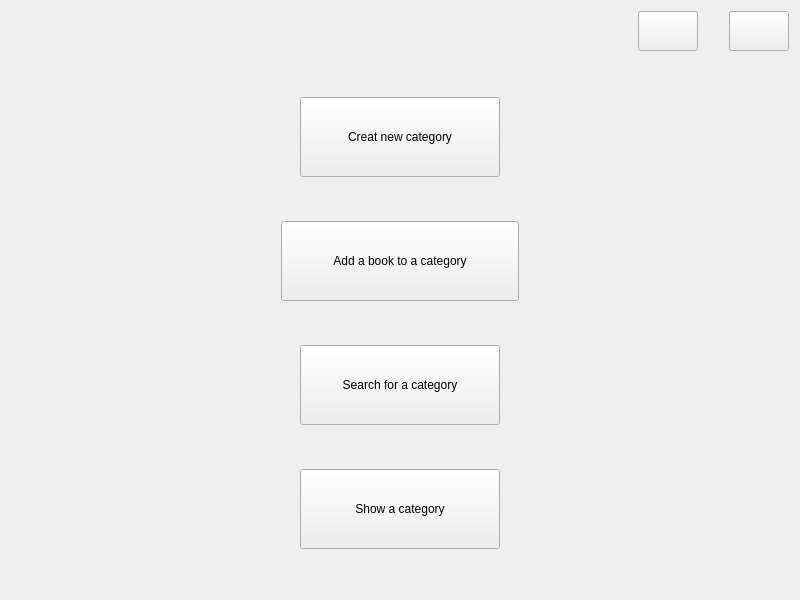
<?xml version="1.0" encoding="UTF-8"?>
<ui version="4.0">
 <class>categories</class>
 <widget class="QWidget" name="categories">
  <property name="geometry">
   <rect>
    <x>0</x>
    <y>0</y>
    <width>800</width>
    <height>600</height>
   </rect>
  </property>
  <property name="windowTitle">
   <string>Form</string>
  </property>
  <layout class="QVBoxLayout" name="verticalLayout">
   <item>
    <layout class="QVBoxLayout" name="verticalLayout_2">
     <property name="bottomMargin">
      <number>0</number>
     </property>
     <item>
      <layout class="QHBoxLayout" name="horizontalLayout">
       <property name="bottomMargin">
        <number>0</number>
       </property>
       <item>
        <spacer name="horizontalSpacer">
         <property name="orientation">
          <enum>Qt::Horizontal</enum>
         </property>
         <property name="sizeHint" stdset="0">
          <size>
           <width>40</width>
           <height>20</height>
          </size>
         </property>
        </spacer>
       </item>
       <item>
        <widget class="QPushButton" name="back">
         <property name="sizePolicy">
          <sizepolicy hsizetype="Fixed" vsizetype="Fixed">
           <horstretch>0</horstretch>
           <verstretch>0</verstretch>
          </sizepolicy>
         </property>
         <property name="minimumSize">
          <size>
           <width>60</width>
           <height>40</height>
          </size>
         </property>
         <property name="text">
          <string/>
         </property>
         <property name="icon">
          <iconset resource="resource.qrc">
           <normaloff>:/icons/back.png</normaloff>:/icons/back.png</iconset>
         </property>
         <property name="iconSize">
          <size>
           <width>60</width>
           <height>40</height>
          </size>
         </property>
        </widget>
       </item>
       <item>
        <spacer name="horizontalSpacer_8">
         <property name="orientation">
          <enum>Qt::Horizontal</enum>
         </property>
         <property name="sizeType">
          <enum>QSizePolicy::Fixed</enum>
         </property>
         <property name="sizeHint" stdset="0">
          <size>
           <width>25</width>
           <height>20</height>
          </size>
         </property>
        </spacer>
       </item>
       <item>
        <widget class="QPushButton" name="close">
         <property name="sizePolicy">
          <sizepolicy hsizetype="Fixed" vsizetype="Fixed">
           <horstretch>0</horstretch>
           <verstretch>0</verstretch>
          </sizepolicy>
         </property>
         <property name="minimumSize">
          <size>
           <width>60</width>
           <height>40</height>
          </size>
         </property>
         <property name="text">
          <string/>
         </property>
         <property name="icon">
          <iconset resource="resource.qrc">
           <normaloff>:/icons/close.png</normaloff>:/icons/close.png</iconset>
         </property>
         <property name="iconSize">
          <size>
           <width>60</width>
           <height>40</height>
          </size>
         </property>
        </widget>
       </item>
      </layout>
     </item>
     <item>
      <spacer name="verticalSpacer_2">
       <property name="orientation">
        <enum>Qt::Vertical</enum>
       </property>
       <property name="sizeType">
        <enum>QSizePolicy::Minimum</enum>
       </property>
       <property name="sizeHint" stdset="0">
        <size>
         <width>20</width>
         <height>40</height>
        </size>
       </property>
      </spacer>
     </item>
     <item>
      <layout class="QVBoxLayout" name="verticalLayout_3">
       <property name="topMargin">
        <number>0</number>
       </property>
       <item>
        <layout class="QVBoxLayout" name="verticalLayout_4"/>
       </item>
       <item>
        <layout class="QHBoxLayout" name="horizontalLayout_2">
         <property name="topMargin">
          <number>0</number>
         </property>
         <item>
          <spacer name="horizontalSpacer_2">
           <property name="orientation">
            <enum>Qt::Horizontal</enum>
           </property>
           <property name="sizeType">
            <enum>QSizePolicy::Fixed</enum>
           </property>
           <property name="sizeHint" stdset="0">
            <size>
             <width>270</width>
             <height>20</height>
            </size>
           </property>
          </spacer>
         </item>
         <item>
          <widget class="QPushButton" name="creat_new_category">
           <property name="sizePolicy">
            <sizepolicy hsizetype="Fixed" vsizetype="Fixed">
             <horstretch>200</horstretch>
             <verstretch>200</verstretch>
            </sizepolicy>
           </property>
           <property name="minimumSize">
            <size>
             <width>8</width>
             <height>80</height>
            </size>
           </property>
           <property name="maximumSize">
            <size>
             <width>200</width>
             <height>107</height>
            </size>
           </property>
           <property name="sizeIncrement">
            <size>
             <width>0</width>
             <height>12</height>
            </size>
           </property>
           <property name="text">
            <string>Creat new category</string>
           </property>
          </widget>
         </item>
         <item>
          <spacer name="horizontalSpacer_3">
           <property name="orientation">
            <enum>Qt::Horizontal</enum>
           </property>
           <property name="sizeType">
            <enum>QSizePolicy::Fixed</enum>
           </property>
           <property name="sizeHint" stdset="0">
            <size>
             <width>270</width>
             <height>20</height>
            </size>
           </property>
          </spacer>
         </item>
        </layout>
       </item>
       <item>
        <spacer name="verticalSpacer_5">
         <property name="orientation">
          <enum>Qt::Vertical</enum>
         </property>
         <property name="sizeHint" stdset="0">
          <size>
           <width>20</width>
           <height>40</height>
          </size>
         </property>
        </spacer>
       </item>
       <item>
        <layout class="QHBoxLayout" name="horizontalLayout_5">
         <property name="topMargin">
          <number>0</number>
         </property>
         <item>
          <spacer name="horizontalSpacer_9">
           <property name="orientation">
            <enum>Qt::Horizontal</enum>
           </property>
           <property name="sizeType">
            <enum>QSizePolicy::Fixed</enum>
           </property>
           <property name="sizeHint" stdset="0">
            <size>
             <width>270</width>
             <height>20</height>
            </size>
           </property>
          </spacer>
         </item>
         <item>
          <widget class="QPushButton" name="add_to_category">
           <property name="sizePolicy">
            <sizepolicy hsizetype="Minimum" vsizetype="Fixed">
             <horstretch>0</horstretch>
             <verstretch>0</verstretch>
            </sizepolicy>
           </property>
           <property name="minimumSize">
            <size>
             <width>0</width>
             <height>80</height>
            </size>
           </property>
           <property name="text">
            <string>Add a book to a category</string>
           </property>
          </widget>
         </item>
         <item>
          <spacer name="horizontalSpacer_10">
           <property name="orientation">
            <enum>Qt::Horizontal</enum>
           </property>
           <property name="sizeType">
            <enum>QSizePolicy::Fixed</enum>
           </property>
           <property name="sizeHint" stdset="0">
            <size>
             <width>270</width>
             <height>20</height>
            </size>
           </property>
          </spacer>
         </item>
        </layout>
       </item>
       <item>
        <spacer name="verticalSpacer_3">
         <property name="orientation">
          <enum>Qt::Vertical</enum>
         </property>
         <property name="sizeHint" stdset="0">
          <size>
           <width>20</width>
           <height>40</height>
          </size>
         </property>
        </spacer>
       </item>
       <item>
        <layout class="QHBoxLayout" name="horizontalLayout_4">
         <property name="topMargin">
          <number>0</number>
         </property>
         <item>
          <spacer name="horizontalSpacer_4">
           <property name="orientation">
            <enum>Qt::Horizontal</enum>
           </property>
           <property name="sizeType">
            <enum>QSizePolicy::Fixed</enum>
           </property>
           <property name="sizeHint" stdset="0">
            <size>
             <width>270</width>
             <height>20</height>
            </size>
           </property>
          </spacer>
         </item>
         <item>
          <widget class="QPushButton" name="search_category">
           <property name="sizePolicy">
            <sizepolicy hsizetype="Expanding" vsizetype="Fixed">
             <horstretch>103</horstretch>
             <verstretch>200</verstretch>
            </sizepolicy>
           </property>
           <property name="minimumSize">
            <size>
             <width>200</width>
             <height>80</height>
            </size>
           </property>
           <property name="maximumSize">
            <size>
             <width>100</width>
             <height>200</height>
            </size>
           </property>
           <property name="sizeIncrement">
            <size>
             <width>0</width>
             <height>200</height>
            </size>
           </property>
           <property name="text">
            <string>Search for a category</string>
           </property>
          </widget>
         </item>
         <item>
          <spacer name="horizontalSpacer_5">
           <property name="orientation">
            <enum>Qt::Horizontal</enum>
           </property>
           <property name="sizeType">
            <enum>QSizePolicy::Fixed</enum>
           </property>
           <property name="sizeHint" stdset="0">
            <size>
             <width>270</width>
             <height>20</height>
            </size>
           </property>
          </spacer>
         </item>
        </layout>
       </item>
       <item>
        <spacer name="verticalSpacer_4">
         <property name="orientation">
          <enum>Qt::Vertical</enum>
         </property>
         <property name="sizeHint" stdset="0">
          <size>
           <width>20</width>
           <height>40</height>
          </size>
         </property>
        </spacer>
       </item>
       <item>
        <layout class="QHBoxLayout" name="horizontalLayout_3">
         <property name="topMargin">
          <number>0</number>
         </property>
         <item>
          <spacer name="horizontalSpacer_6">
           <property name="orientation">
            <enum>Qt::Horizontal</enum>
           </property>
           <property name="sizeType">
            <enum>QSizePolicy::Fixed</enum>
           </property>
           <property name="sizeHint" stdset="0">
            <size>
             <width>270</width>
             <height>20</height>
            </size>
           </property>
          </spacer>
         </item>
         <item>
          <widget class="QPushButton" name="show_category">
           <property name="sizePolicy">
            <sizepolicy hsizetype="Fixed" vsizetype="Fixed">
             <horstretch>0</horstretch>
             <verstretch>0</verstretch>
            </sizepolicy>
           </property>
           <property name="minimumSize">
            <size>
             <width>0</width>
             <height>80</height>
            </size>
           </property>
           <property name="maximumSize">
            <size>
             <width>200</width>
             <height>16777215</height>
            </size>
           </property>
           <property name="text">
            <string>Show a category</string>
           </property>
          </widget>
         </item>
         <item>
          <spacer name="horizontalSpacer_7">
           <property name="orientation">
            <enum>Qt::Horizontal</enum>
           </property>
           <property name="sizeType">
            <enum>QSizePolicy::Fixed</enum>
           </property>
           <property name="sizeHint" stdset="0">
            <size>
             <width>270</width>
             <height>20</height>
            </size>
           </property>
          </spacer>
         </item>
        </layout>
       </item>
      </layout>
     </item>
     <item>
      <spacer name="verticalSpacer">
       <property name="orientation">
        <enum>Qt::Vertical</enum>
       </property>
       <property name="sizeType">
        <enum>QSizePolicy::Fixed</enum>
       </property>
       <property name="sizeHint" stdset="0">
        <size>
         <width>20</width>
         <height>40</height>
        </size>
       </property>
      </spacer>
     </item>
    </layout>
   </item>
  </layout>
 </widget>
 <resources>
  <include location="resource.qrc"/>
 </resources>
 <connections/>
</ui>
